Frame 1 (no input): blank canvas, image omitted
Frame 60 (no input): blank canvas, image omitted
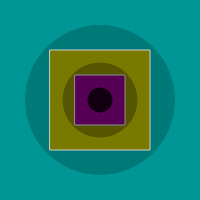
Frame 120 (the mouse pressed at the canvas centre since frame 60)

The p5.js sketch whose frames 1 and 60 were blank and that drew this single picture after the mouse press (run headless with seeded random() and noise() and a simulated clock; from frame 60 on, the mouse is pressed at the canvas centre):

// p5.js sketch
// ── sketch.js
function setup() {
  //Einmal
  createCanvas(200, 200);
  background(0, 150, 150);
  
}

function draw() {
  //Wiederholt sich 
  
}

function mousePressed(){
  //Event, wenn Mouseclick
  background(0, 150, 150);

  rectMode(CENTER);
  stroke(255, 255, 255);
  fill(150, 150, 0);
  rect(mouseX, mouseY, 100, 100);
  
  fill(150, 0, 150);
  rect(mouseX, mouseY, 50, 50);
  
  noStroke();
  fill(0, 0, 0, 200);
  ellipse(mouseX, mouseY, 25, 25);
  fill(0, 0, 0, 50);
  ellipse(mouseX, mouseY, 150, 150);
  fill(0, 0, 0, 75);
  ellipse(mouseX, mouseY, 75, 75);
}

// ── map.js
class Map{
	constructor(map_width, map_height) {
		this.width = map_width;
		this.height = map_height;
		this.terrain = [];
	}

	//Generiert zu Anfang in Setup die Karte 
	generateMap() {
		this.generateEdges();
		this.generatePillars(15);
		return this.terrain;
	}

	//Hilfsfunktion um die Außenkanten zu erstellen
	generateEdges() {
		let bottomEdge = new Terrain(10, (this.height-10), this.width-20, 10);
		this.terrain.push(bottomEdge);
		let rightEdge = new Terrain(this.width-10, 10, 10, (this.height-20));
		this.terrain.push(rightEdge);
		let leftEdge = new Terrain(0, 10, 10, this.height-20);
		this.terrain.push(leftEdge);
		let topEdge = new Terrain(10, 0, this.width-20, 10);
		this.terrain.push(topEdge);
		console.log("Kanten wurden generiert!");
	}

	//erstellt Pfeiler innerhalb des Feldes
	generatePillars(numberOfPillars) {
		for(let i = 0; i < numberOfPillars; i++) {
			let x = random(20, this.width-30); 
			let y = random(20, this.height-30);
			let edgelength = random(10, 20);
			let pillar = new Terrain(x, y, edgelength, edgelength);
			this.terrain.push(pillar);
		}
		console.log("Pfeiler auch");

	}
	
	//Zeichnet die Karte in Draw
	show() {
		fill(50);
		for(let i = 0; i < this.terrain.length; i++){
			this.terrain[i].show();
		}
	}
}
// ── player.js
class Player{
	constructor(x_pos, y_pos, speed, size) {
		this.x_pos = x_pos;
		this.y_pos = y_pos;
		this.speed = speed;
		this.size = size;
	}

	//Bewegeung des Spielers entsprechend Pfeiltasten
	updatePos(terrain) {
		//Wenn Pfeiltaste links
		if(keyIsDown(37)){
			//Bewegung nach links, entsprechend Geschwindigkeit
			this.x_pos -= this.speed;
			//Test, ob diese Bewegung in Wand geführt hat
			let moveLeft = true;
			for(let i = 0; i < terrain.length; i++){
				if(this.overlaps(terrain[i])) {
					moveLeft = false;
					break;
				}
			}
			//Falls move in Wand, wieder vor die Wand zurück setzten.
			if(!moveLeft){
				this.x_pos += this.speed*1.5;
			}
		}
		//Entsprechend für die anderen 4 Richtungen:
		if(keyIsDown(39)){
			this.x_pos += this.speed;
			let moveRight = true;
			for(let i = 0; i < terrain.length; i++){
				if(this.overlaps(terrain[i])) {
					moveRight = false;
					break;
				}
			}
			if(!moveRight){
				this.x_pos -= this.speed*1.5;
			}
		}
		if(keyIsDown(38)){
			this.y_pos -= this.speed;
			let moveUp = true;
			for(let i = 0; i < terrain.length; i++){
				if(this.overlaps(terrain[i])) {
					moveUp = false;
					break;
				}
			}
			if(!moveUp){
				this.y_pos += this.speed*1.5;
			}
		}
		if(keyIsDown(40)){
				this.y_pos += this.speed;
				let moveDown = true;
				for(let i = 0; i < terrain.length; i++){
				if(this.overlaps(terrain[i])) {
					moveDown = false;
					break;
				}
			}
			if(!moveDown){
				this.y_pos -= this.speed*1.5;
			}
		}
	}

	//Zeichnet den Spieler an seiner Position in Draw
	show() {
		rect(this.x_pos, this.y_pos, this.size, this.size);
	}

	overlaps(terrain) {
		//Spieler rechts vom Hindernis:
		if(this.x_pos > terrain.x_pos + terrain.width){
			return false;
		}
		//Spieler über dem Hindernis:
		else if(this.y_pos + this.size < terrain.y_pos) {
			return false;
		}
		//Spieler unter dem Hindernis:
		else if(this.y_pos > terrain.y_pos + terrain.length) {
			return false;
		}
		//Spieler links des Hindernis:
		else if(this.x_pos + this.size < terrain.x_pos){
			return false;
		}
        else{
      	   	return true;  	
        }
	}
}
// ── terrain.js

//Terrain ist einfach ein Rechteck mit einer definierten Größe
class Terrain{
	constructor(x_pos, y_pos, terrain_width, terrain_length) {
		this.x_pos = x_pos;
		this.y_pos = y_pos;
		this.width = terrain_width;
		this.length = terrain_length;
	}

	//Zeichnet das Rechteck
	show() {
		strokeWeight(4);
		rect(this.x_pos, this.y_pos, this.width, this.length);
	}
}
